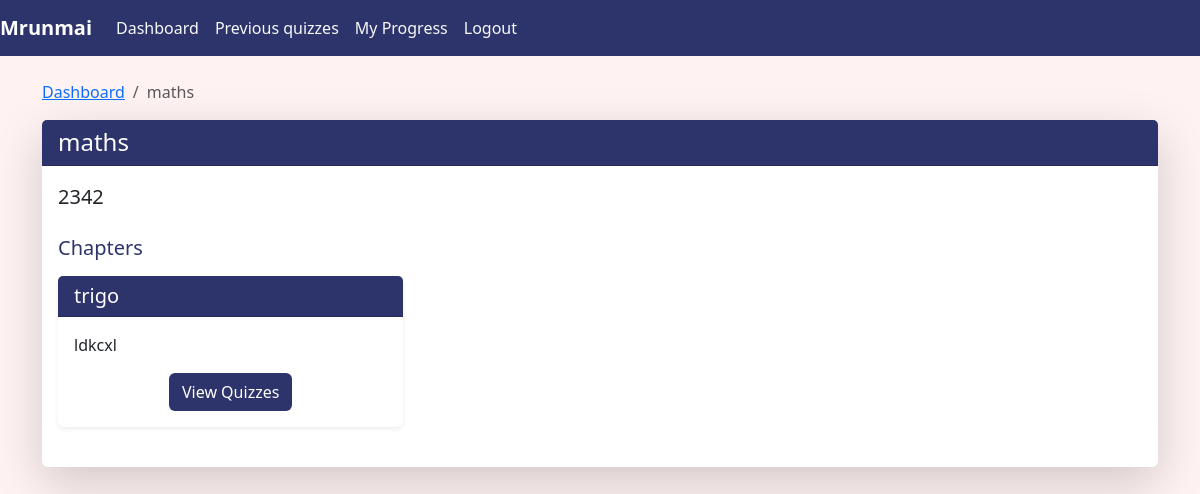
The page /user/subject/1 (signed in) on the database as committed earlier.
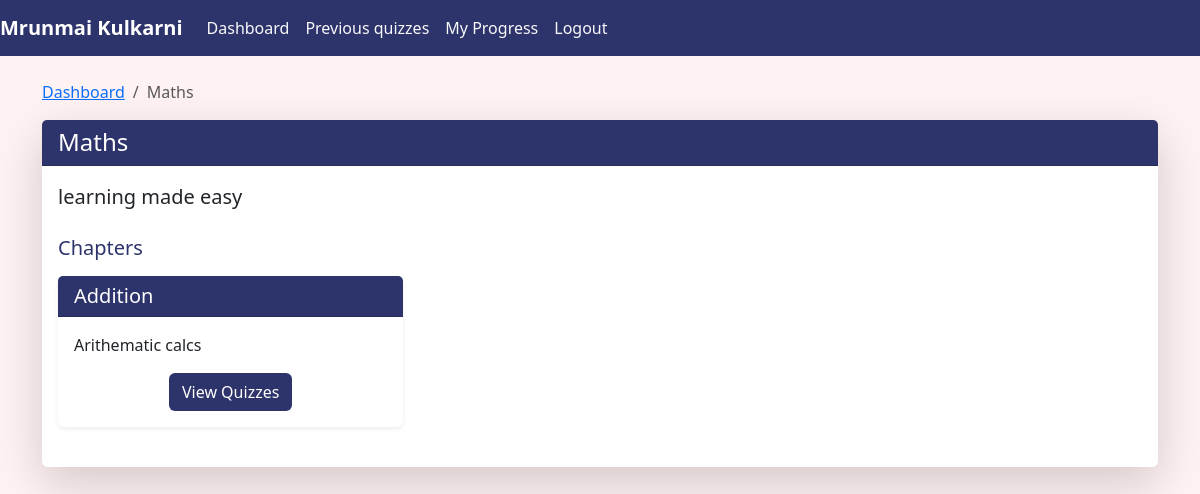
The same page on the database as committed later.
### app.py (models this page shows)
class UserAccount(db.Model):
    __tablename__="UserAccount"
    id=db.Column(db.Integer, primary_key=True)
    fullname=db.Column(db.String(80),nullable=False)
    email=db.Column(db.String(120),unique=True,nullable=False)
    password=db.Column(db.String(120),nullable=False)
    qualification=db.Column(db.String(120),nullable=False)
    dob=db.Column(db.String(120),nullable=False)
    is_admin=db.Column(db.Boolean,nullable=False,default=False)
    user_scores=db.relationship('UserScore',back_populates='user_account',cascade='all,delete-orphan')

class CourseTopic(db.Model):
    __tablename__="CourseTopic"
    id=db.Column(db.Integer, primary_key=True)
    name=db.Column(db.String(80),nullable=False)
    description=db.Column(db.String(120),nullable=False)
    course_sections=db.relationship("CourseSection", back_populates='course_topic',cascade="all,delete-orphan")

class CourseSection(db.Model):
    __tablename__="CourseSection"
    id=db.Column(db.Integer, primary_key=True)
    name=db.Column(db.String(80),nullable=False)
    description=db.Column(db.String(120),nullable=False)
    topic_id=db.Column(db.Integer, db.ForeignKey("CourseTopic.id"))
    course_topic=db.relationship("CourseTopic", back_populates='course_sections')
    quizzes=db.relationship("QuizTest",back_populates='course_section',cascade='all,delete-orphan')

### app.py (the view)
@app.route("/user/subject/<int:subid>")
def user_subject(subid):
    if 'user' in session:
        topic = CourseTopic.query.filter_by(id=subid).first()
        sections = CourseSection.query.filter_by(topic_id=subid).all()
        user = UserAccount.query.filter_by(id=session['user']).first()
        return render_template('user_subject.html', subject=topic, chapters=sections, user=user)
    return redirect('/login')

### templates/user_subject.html (shortened to what this page needs)
{% extends "index.html" %}
{% block content %}
<nav class="navbar navbar-expand-lg navbar-dark" style="background-color: #2D336B;">
    <a class="navbar-brand fw-bold" href="/user">{{ user.fullname }}</a>
    <div class="collapse navbar-collapse" id="navbarNavAltMarkup">
        <div class="navbar-nav">
            <a class="nav-item nav-link text-light" href="/user">Dashboard</a>
            <a class="nav-item nav-link text-light" href="/user/prevquizes">Previous quizzes</a>
            <a class="nav-item nav-link text-light" href="/user/progress">My Progress</a>
            <a class="nav-item nav-link text-light" href="/logoutuser">Logout</a>
        </div>
    </div>
</nav>
<div class="container mt-4">
    <div class="row">
        <div class="col-md-12">
            <nav aria-label="breadcrumb">
                <ol class="breadcrumb">
                    <li class="breadcrumb-item"><a href="/user">Dashboard</a></li>
                    <li class="breadcrumb-item active" aria-current="page">{{ subject.name }}</li>
                </ol>
            </nav>
            <div class="card shadow-lg mb-4 border-0">
                <div class="card-header text-white" style="background-color: #2D336B;">
                    <h4 class="mb-0">{{ subject.name }}</h4>
                </div>
                <div class="card-body">
                    <p class="lead">{{ subject.description }}</p>
                    <h5 class="mt-4 mb-3" style="color: #2D336B;">Chapters</h5>
                    <div class="row">
                        {% for chapter in chapters %}
                        <div class="col-md-4 mb-4">
                            <div class="card h-100 border-0 shadow-sm">
                                <div class="card-header text-white" style="background-color: #2D336B;">
                                    <h5 class="mb-0">{{ chapter.name }}</h5>
                                </div>
                                <div class="card-body">
                                    <p>{{ chapter.description }}</p>
                                    <div class="text-center">
                                        <a href="/user/chapter/{{ chapter.id }}" class="btn text-white" style="background-color: #2D336B;">View Quizzes</a>
                                    </div>
                                </div>
                            </div>
                        </div>
                        {% else %}
                        <div class="col-12 text-center">
                            <p class="lead">No chapters available for this subject yet.</p>
                        </div>
                        {% endfor %}
                    </div>
                </div>
            </div>
        </div>
    </div>
</div>
{% endblock %}

Rows that differ between the two databases and show on the page:
no longer on this page (row edited): CourseSection: name "trigo", description "ldkcxl"
changed UserAccount: fullname "Mrunmai" → "Mrunmai Kulkarni"
changed CourseTopic: name "maths" → "Maths"; description "2342" → "learning made easy"
added CourseSection: name "Addition", description "Arithematic calcs"
